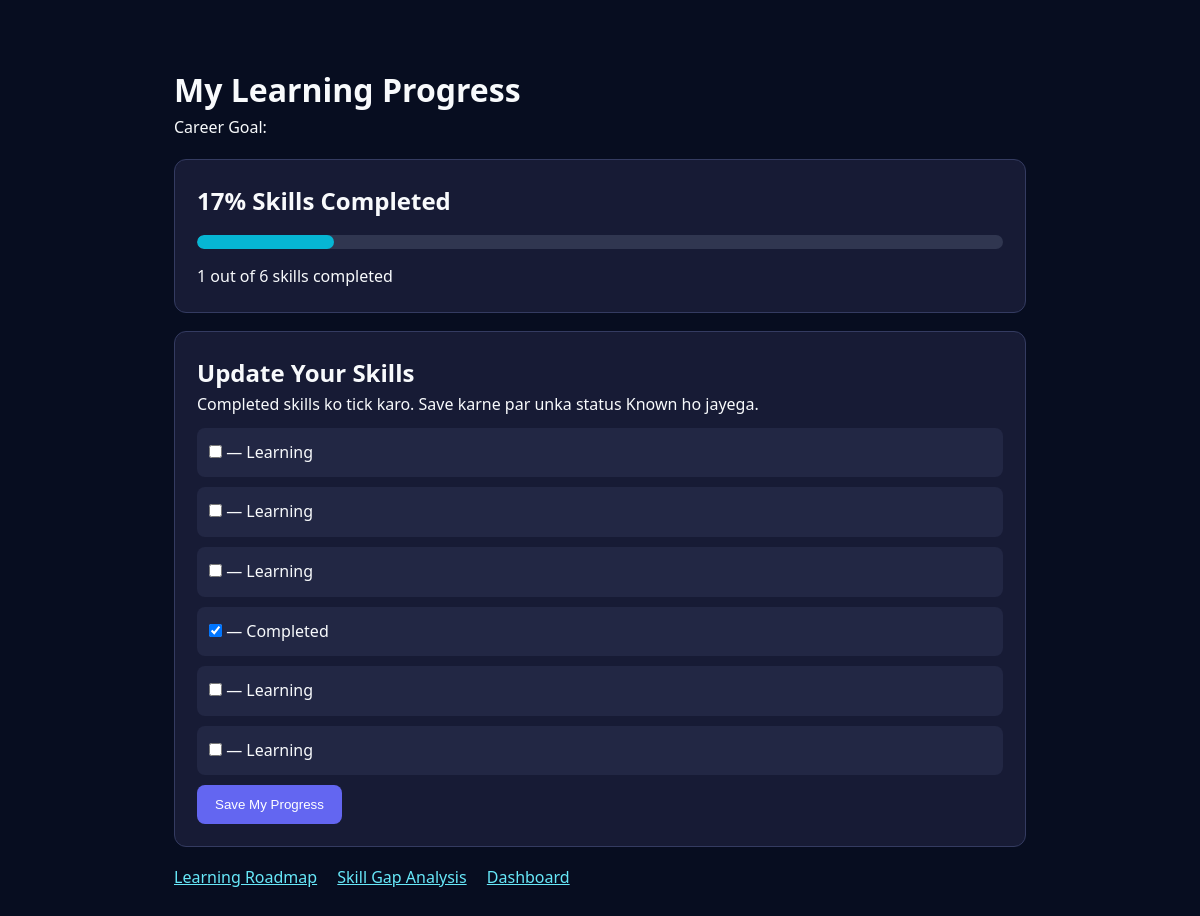
Page /progress (signed in) on the committed database.
### tables this page shows
CREATE TABLE user_skills (
                user_id INTEGER NOT NULL,
                role_skill_id INTEGER NOT NULL,
                status TEXT NOT NULL CHECK (
                    status IN ('known', 'learning')
                ),
                PRIMARY KEY (user_id, role_skill_id),
                FOREIGN KEY (user_id) REFERENCES users(id),
                FOREIGN KEY (role_skill_id) REFERENCES role_skills(id)
            );

### app.py (the view, shortened to what this page needs)
@app.route("/progress", methods=["GET", "POST"])
def progress():
    if "user_id" not in session:
        return redirect(url_for("login"))
    with get_db() as conn:
        goal = conn.execute("""
            SELECT role_id
            FROM user_career_goals
            WHERE user_id = ?
        """, (session["user_id"],)).fetchone()
        if not goal:
            return redirect(url_for("career"))
        skills = conn.execute("""
            SELECT rs.*, us.status
            FROM role_skills rs
            LEFT JOIN user_skills us
                ON rs.id = us.role_skill_id
                AND us.user_id = ?
            WHERE rs.role_id = ?
        """, (session["user_id"], goal["role_id"])).fetchall()
        role = conn.execute("""
            SELECT *
            FROM career_roles
            WHERE id = ?
        """, (goal["role_id"],)).fetchone()
    completed = [s for s in skills if s["status"] == "known"]
    total = len(skills)
    percentage = round(len(completed) / total * 100) if total else 0
    return render_template(
        "progress.html",
        role=role,
        skills=skills,
        completed=completed,
        total=total,
        percentage=percentage
    )

### app.py (called while the page is built)
def get_db():
    conn = sqlite3.connect(DB_PATH)
    conn.row_factory = sqlite3.Row
    return conn

### progress.html (shortened to what this page needs)
<!DOCTYPE html>
<html lang="en">
<head>
    <link rel="stylesheet" href="{{ url_for('static', filename='css/style.css') }}">
</head>
<body>
    <main class="progress-container">
        <h1>My Learning Progress</h1>
        <p>Career Goal: <strong>{{ role.name }}</strong></p>
        <section class="progress-card">
            <h2>{{ percentage }}% Skills Completed</h2>
            <div class="progress-track">
                <div class="progress-fill" style="width: {{ percentage }}%;">
                </div>
            </div>
            <p>{{ completed|length }} out of {{ total }} skills completed</p>
        </section>
        <form method="POST">
            <section class="progress-card">
                <h2>Update Your Skills</h2>
                <p>Completed skills ko tick karo. Save karne par unka status Known ho jayega.</p>
                {% for skill in skills %}
                <label class="progress-skill" style="display:block;">
                    <input type="checkbox" name="completed" value="{{ skill.id }}" {% if skill.status=='known'
                        %}checked{% endif %}>
                    {% if skill.status == 'known' %}
                    — Completed
                    {% elif skill.status == 'learning' %}
                    — Learning
                    {% else %}
                    — Not started
                    {% endif %}
                </label>
                {% else %}
                <p>No skills found. Please select a career first.</p>
                {% endfor %}
                <button class="progress-btn" type="submit">
                    Save My Progress
                </button>
            </section>
        </form>
        <a class="progress-link" href="{{ url_for('roadmap') }}">Learning Roadmap</a>
        <a class="progress-link" href="{{ url_for('skill_gap') }}">Skill Gap Analysis</a>
        <a class="progress-link" href="{{ url_for('dashboard') }}">Dashboard</a>
    </main>
</body>
</html>

### style.css (style rules this page uses)
* { box-sizing: border-box; margin: 0; padding: 0; }
html { scroll-behavior: smooth; }
body { font-family: "Segoe UI", Arial, sans-serif; background: #070d20; color: #f5f7ff; line-height: 1.6; }
.progress-fill { height: 100%; background: linear-gradient(90deg, #6366f1, #06b6d4); border-radius: 10px; }
.progress-track { width: 100%; height: 14px; background: #303653; border-radius: 20px; overflow: hidden; margin: 15px 0; }
.progress-fill { height: 100%; background: linear-gradient(90deg, #6366f1, #22d3ee); border-radius: 20px; transition: width 0.4s ease; }

### progress.html (style rules this page uses)
.progress-container { max-width: 900px; margin: 40px auto; padding: 24px; color: #f8fafc; }
.progress-card { background: #171b35; border: 1px solid #343b61; border-radius: 12px; padding: 22px; margin: 18px 0; }
.progress-track { height: 14px; background: #303650; border-radius: 20px; overflow: hidden; }
.progress-fill { height: 100%; background: #06b6d4; }
.progress-skill { padding: 12px; margin: 10px 0; background: #222744; border-radius: 8px; }
.progress-btn { padding: 12px 18px; border: 0; border-radius: 8px; background: #6366f1; color: white; cursor: pointer; }
.progress-link { color: #67e8f9; margin-right: 16px; }

### rows in the picture
user_skills: shows "— Learning"
user_skills: shows "— Learning"
user_skills: shows "— Learning"
user_skills: status "☑", shows "— Completed"
user_skills: shows "— Learning"
user_skills: shows "— Learning"

### other values in the picture
{{ percentage }} "17"
{{ completed|length }} "1"
{{ total }} "6"
